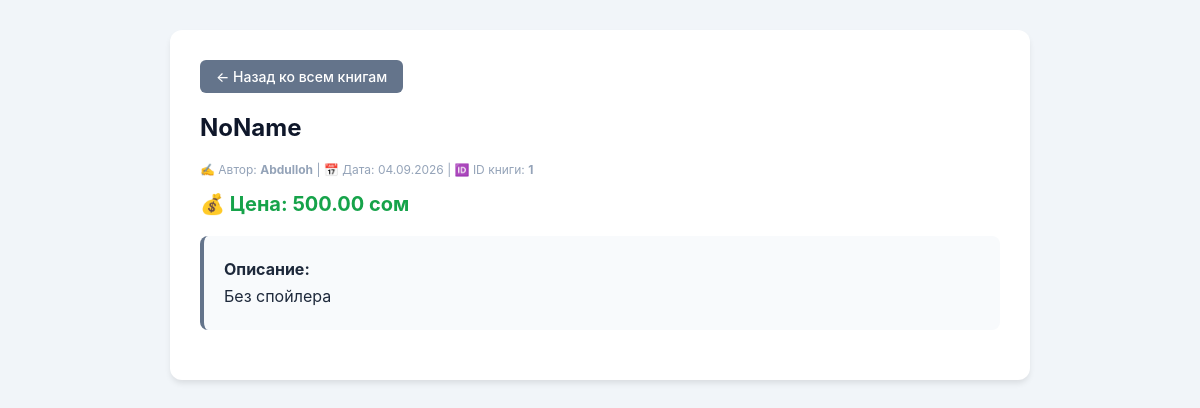
Page /books/1/ on the committed database.
### api/models.py (models this page shows, shortened)
class Books(models.Model):
    author = models.CharField(max_length=120, verbose_name="Автор книги")
    title = models.CharField(max_length=60, verbose_name="Название книги")
    description = models.TextField(blank=True, verbose_name="Описание книги", default="Без описания")
    price = models.DecimalField(max_digits=10, decimal_places=2, verbose_name="Цена книги")
    year = models.DateField(null=True, blank=True, verbose_name="Год реализации")
    image = models.ImageField(upload_to="book_image/", verbose_name="Изображение книги", null=True, blank=True)
    class Meta:
        verbose_name = "Книга"
        verbose_name_plural = "Книги"

### api/views.py (the view)
# urls.py: path("<int:pk>/", BookDetailApi.as_view(), name="book_detail")
class BookDetailApi(DetailView):
    model = Books
    template_name = "lesson2/book_detail.html"
    context_object_name = "book"

### api/templates/lesson2/book_detail.html (shortened to what this page needs)
{% extends 'lesson2/base.html' %}
{% block content %}
    <div style="margin-bottom: 20px;">
        <a href="{% url 'book_list' %}" class="btn btn-back">&larr; Назад ко всем книгам</a>
    </div>
    <article>
        <h1>{{ book.title }}</h1>
        <div class="card-meta">
            ✍️ Автор: <strong>{{ book.author }}</strong> |
            📅 Дата: {{ book.year|date:"d.m.Y" }} |
            🆔 ID книги: <strong>{{ book.pk }}</strong>
        </div>
        <div style="font-size: 20px; color: #16a34a; font-weight: 700; margin: 15px 0;">
            💰 Цена: {{ book.price }} сом
        </div>
        {% if book.description %}
            <div style="background-color: #f8fafc; padding: 20px; border-radius: 8px; margin: 20px 0; border-left: 4px solid #64748b; line-height: 1.7;">
                <strong>Описание:</strong><br>
                {{ book.description }}
            </div>
        {% endif %}
    </article>
{% endblock %}

### api/templates/lesson2/base.html (style rules this page uses)
body { font-family: -apple-system, BlinkMacSystemFont, "Segoe UI", Roboto, Arial, sans-serif; background-color: #f1f5f9; margin: 0; padding: 30px 15px; color: #1e293b; }
h1 { color: #0f172a; margin-top: 0; }
.card-meta { font-size: 12px; color: #94a3b8; margin-bottom: 10px; }
.btn { display: inline-block; background-color: #2563eb; color: #ffffff; padding: 8px 16px; text-decoration: none; border-radius: 6px; font-size: 14px; font-weight: 500; }
.btn-back { background-color: #64748b; }

### rows in the picture
Books: title "NoName", author "Abdulloh", year "04.09.2026", pk "1", price "500.00", description "Без спойлера"
